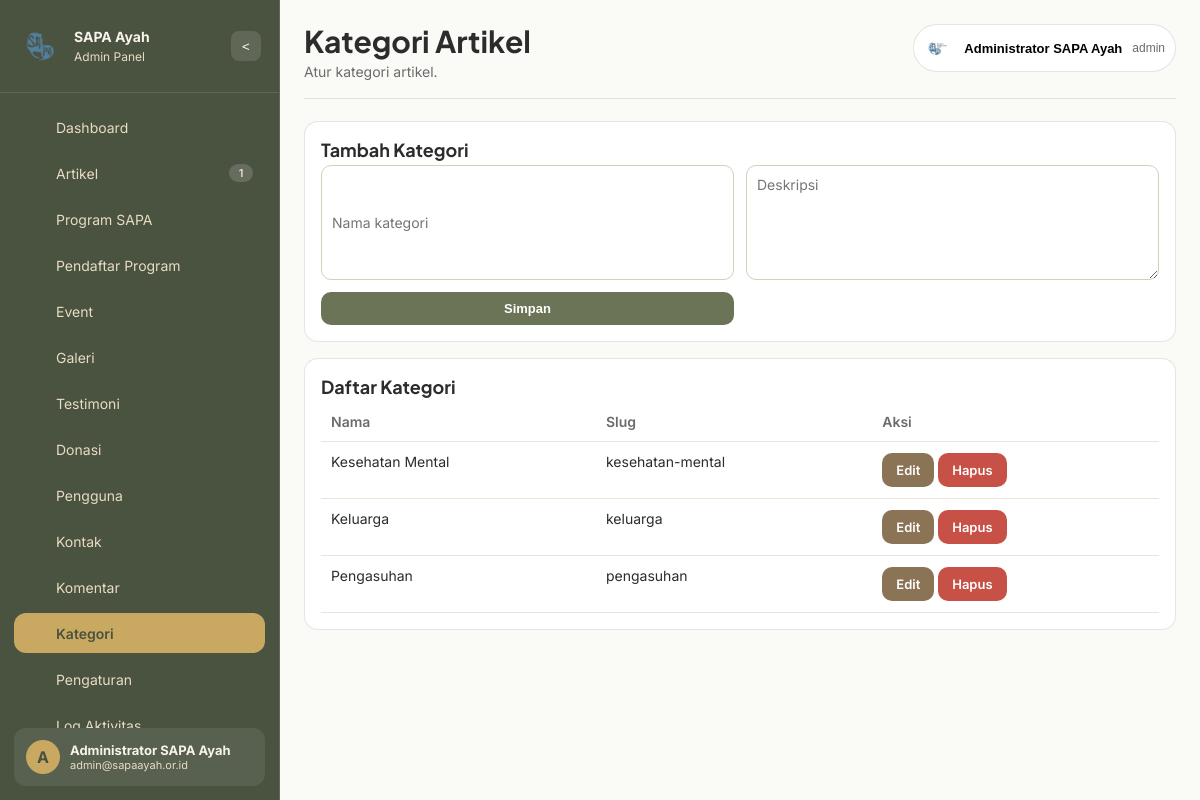
/admin/index.php?page=categories (signed in), run on the app's committed database.
### tables this page shows
CREATE TABLE users (
    id BIGINT UNSIGNED AUTO_INCREMENT PRIMARY KEY,
    role_id INT UNSIGNED NOT NULL,
    full_name VARCHAR(150) NOT NULL,
    username VARCHAR(100) NOT NULL UNIQUE,
    email VARCHAR(150) NOT NULL UNIQUE,
    password VARCHAR(255) NOT NULL,
    phone VARCHAR(30) DEFAULT NULL,
    gender ENUM('male','female') DEFAULT NULL,
    birth_place VARCHAR(100) DEFAULT NULL,
    birth_date DATE DEFAULT NULL,
    address TEXT DEFAULT NULL,
    profile_photo VARCHAR(255) DEFAULT NULL,
    bio TEXT DEFAULT NULL,
    status ENUM('active','inactive','blocked') NOT NULL DEFAULT 'active',
    last_login_at DATETIME DEFAULT NULL,
    registered_at DATETIME DEFAULT CURRENT_TIMESTAMP,
    created_at DATETIME DEFAULT CURRENT_TIMESTAMP,
    updated_at DATETIME DEFAULT CURRENT_TIMESTAMP ON UPDATE CURRENT_TIMESTAMP,
    CONSTRAINT fk_users_role FOREIGN KEY (role_id) REFERENCES roles(id)
);

CREATE TABLE roles (
    id INT UNSIGNED AUTO_INCREMENT PRIMARY KEY,
    name VARCHAR(50) NOT NULL UNIQUE,
    description VARCHAR(255) DEFAULT NULL,
    created_at DATETIME DEFAULT CURRENT_TIMESTAMP,
    updated_at DATETIME DEFAULT CURRENT_TIMESTAMP ON UPDATE CURRENT_TIMESTAMP
);

CREATE TABLE categories (
    id BIGINT UNSIGNED AUTO_INCREMENT PRIMARY KEY,
    name VARCHAR(120) NOT NULL,
    slug VARCHAR(150) NOT NULL UNIQUE,
    description TEXT DEFAULT NULL,
    created_at DATETIME DEFAULT CURRENT_TIMESTAMP,
    updated_at DATETIME DEFAULT CURRENT_TIMESTAMP ON UPDATE CURRENT_TIMESTAMP
);

### admin/index.php (called while the page is built, shortened)
<?php
$page = clean_input($_GET['page'] ?? 'dashboard');
$file = __DIR__ . '/../modules/admin/' . $page . '.php';
include $file;

### config/database.php (called while the page is built)
<?php
return [
    'host' => '127.0.0.1',
    'port' => 3306,
    'dbname' => 'sapa_ayah_cms',
    'username' => 'root',
    'password' => '',
    'charset' => 'utf8mb4'
];

### includes/helpers.php (called while the page is built, shortened)
<?php
function app_config(?string $key = null, $default = null)
{
    static $config = null;
    if ($config === null) {
        $config = require __DIR__ . '/../config/app.php';
    }
    return $config[$key] ?? $default;
}
function db_config(?string $key = null, $default = null)
{
    static $config = null;
    if ($config === null) {
        $config = require __DIR__ . '/../config/database.php';
    }
    return $config[$key] ?? $default;
}
function base_url(string $path = ''): string
{
    $root = rtrim(app_config('app_url', ''), '/');
    $path = ltrim($path, '/');
    return $path ? $root . '/' . $path : $root;
}
function e(?string $value): string
{
    return htmlspecialchars((string) $value, ENT_QUOTES, 'UTF-8');
}
function clean_input(?string $value): string
{
    return trim(strip_tags((string) $value));
}
function asset(string $path): string
{
    return base_url('assets/' . ltrim($path, '/'));
}

### includes/db.php (called while the page is built, shortened)
<?php
function db(): PDO
{
    static $pdo = null;
    if ($pdo === null) {
        $dsn = sprintf(
            'mysql:host=%s;port=%d;dbname=%s;charset=%s',
            db_config('host'),
            (int) db_config('port', 3306),
            db_config('dbname'),
            db_config('charset', 'utf8mb4')
        );
        $pdo = new PDO($dsn, db_config('username'), db_config('password'), [
            PDO::ATTR_ERRMODE => PDO::ERRMODE_EXCEPTION,
            PDO::ATTR_DEFAULT_FETCH_MODE => PDO::FETCH_ASSOC,
            PDO::ATTR_EMULATE_PREPARES => false,
        ]);
    }
    return $pdo;
}
function db_query(string $sql, array $params = []): PDOStatement
{
    $stmt = db()->prepare($sql);
    $stmt->execute($params);
    return $stmt;
}
function db_all(string $sql, array $params = []): array
{
    return db_query($sql, $params)->fetchAll();
}
function db_one(string $sql, array $params = []): ?array
{
    $data = db_query($sql, $params)->fetch();
    return $data ?: null;
}

### includes/auth.php (called while the page is built, shortened)
<?php
function user_by_id(int $id): ?array
{
    return db_one('SELECT u.*, r.name AS role_name FROM users u JOIN roles r ON r.id = u.role_id WHERE u.id = :id LIMIT 1', ['id' => $id]);
}
function is_logged_in(): bool
{
    return !empty($_SESSION['auth']['id']);
}
function auth_user(): ?array
{
    return user_by_id((int) $_SESSION['auth']['id']);
}
function has_role(string $roleName): bool
{
    return strtolower($_SESSION['auth']['role_name'] ?? '') === strtolower($roleName);
}

### includes/security.php (called while the page is built, shortened)
<?php
function urlsafe_b64encode(string $data): string
{
    return rtrim(strtr(base64_encode($data), '+/', '-_'), '=');
}
function encrypt_param(string $plain): string
{
    $cipher = app_config('encryption_cipher');
    $key = hash('sha256', app_config('encryption_key'), true);
    $iv = substr(hash('sha256', app_config('encryption_iv'), true), 0, openssl_cipher_iv_length($cipher));
    $encrypted = openssl_encrypt($plain, $cipher, $key, OPENSSL_RAW_DATA, $iv);
    return urlsafe_b64encode($encrypted ?: '');
}
function encrypt_id(int $id): string
{
    return encrypt_param((string) $id);
}
function decrypt_id(?string $value): ?int
{
    if (!$value) {
        return null;
    }
    $decrypted = decrypt_param($value);
    return (int) $decrypted;
}

### includes/csrf.php (called while the page is built, shortened)
<?php
function csrf_token(): string
{
    return $_SESSION['csrf_token'];
}

### modules/admin/categories.php (the view, shortened to what this page needs)
<?php
$pageHeading = 'Kategori Artikel';
$refId = decrypt_id($_GET['ref'] ?? '');
$edit = $refId ? db_one('SELECT * FROM categories WHERE id = :id LIMIT 1', ['id' => $refId]) : null;
$rows = db_all('SELECT * FROM categories ORDER BY id DESC');
include __DIR__ . '/../../admin/partials/header.php';
?>
<section class="panel">
    <h3><?= $edit ? 'Edit Kategori' : 'Tambah Kategori' ?></h3>
    <form method="post">
        <div class="inline-form">
            <input type="text" name="name" value="<?= e($edit['name'] ?? '') ?>" placeholder="Nama kategori" required>
            <textarea name="description" placeholder="Deskripsi"><?= e($edit['description'] ?? '') ?></textarea>
            <button class="btn btn-primary" type="submit"><?= $edit ? 'Update' : 'Simpan' ?></button>
        </div>
    </form>
</section>
<section class="panel">
    <h3>Daftar Kategori</h3>
    <div class="table-wrap">
        <table>
            <thead><tr><th>Nama</th><th>Slug</th><th>Aksi</th></tr></thead>
            <tbody>
            <?php foreach ($rows as $row): ?>
                <tr>
                    <td><?= e($row['name']) ?></td>
                    <td><?= e($row['slug']) ?></td>
                    <td>
                        <a class="btn btn-secondary" href="<?= base_url('admin/index.php?page=categories&ref=' . urlencode(encrypt_id((int)$row['id']))) ?>">Edit</a>
                        <?php if (has_role('admin')): ?>
                            <a class="btn btn-danger" data-confirm="Hapus kategori ini?" href="<?= base_url('admin/index.php?page=categories&action=delete&csrf_token=' . urlencode(csrf_token()) . '&ref=' . urlencode(encrypt_id((int)$row['id']))) ?>">Hapus</a>
                        <?php endif; ?>
                    </td>
                </tr>
            <?php endforeach; ?>
            </tbody>
        </table>
    </div>
</section>
<?php include __DIR__ . '/../../admin/partials/footer.php'; ?>

### admin/partials/header.php (shortened to what this page needs)
<?php
$auth = auth_user();
$adminPage = clean_input($_GET['page'] ?? 'dashboard');
$adminAssetVersion = '20260515-5';
$adminCss = asset('css/admin.css');
if (strpos($adminCss, '?') === false) {
    $adminCss .= '?v=' . $adminAssetVersion;
} else {
    $adminCss .= '&v=' . $adminAssetVersion;
}
if (!function_exists('admin_menu_icon_svg')) {
    function admin_menu_icon_svg(string $key): string
    {
        $icons = [
            'dashboard' => '<svg viewBox="0 0 24 24" fill="none"><rect x="3" y="3" width="7" height="7" rx="1.5"/><rect x="14" y="3" width="7" height="4" rx="1.5"/><rect x="14" y="10" width="7" height="11" rx="1.5"/><rect x="3" y="13" width="7" height="8" rx="1.5"/></svg>',
            'articles' => '<svg viewBox="0 0 24 24" fill="none"><path d="M7 3h8l4 4v14H7z"/><path d="M15 3v4h4"/><path d="M10 12h6M10 16h6"/></svg>',
            'programs' => '<svg viewBox="0 0 24 24" fill="none"><path d="M12 3a4 4 0 0 1 4 4c0 2.2-1.8 4-4 4s-4-1.8-4-4a4 4 0 0 1 4-4Z"/><path d="M6.5 20a5.5 5.5 0 0 1 11 0"/></svg>',
            'program-registrations' => '<svg viewBox="0 0 24 24" fill="none"><path d="M8 4h8l2 2v14H6V6z"/><path d="M15 4v4h4"/><path d="M9 12h6M9 16h4"/></svg>',
            'events' => '<svg viewBox="0 0 24 24" fill="none"><rect x="4" y="5" width="16" height="15" rx="2"/><path d="M8 3v4M16 3v4M4 10h16"/></svg>',
            'galleries' => '<svg viewBox="0 0 24 24" fill="none"><rect x="4" y="5" width="16" height="14" rx="2"/><path d="m8 14 3-3 2 2 3-3 2 2"/><circle cx="9" cy="9" r="1.2"/></svg>',
            'testimonials' => '<svg viewBox="0 0 24 24" fill="none"><path d="M6 6h12a2 2 0 0 1 2 2v8a2 2 0 0 1-2 2H9l-5 3V8a2 2 0 0 1 2-2Z"/></svg>',
            'donations' => '<svg viewBox="0 0 24 24" fill="none"><rect x="4" y="8" width="16" height="12" rx="2"/><path d="M12 8V5m0 0-2 2m2-2 2 2"/><path d="M8 14h8"/></svg>',
            'users' => '<svg viewBox="0 0 24 24" fill="none"><path d="M12 3a4 4 0 1 1 0 8 4 4 0 0 1 0-8Z"/><path d="M5 20a7 7 0 0 1 14 0"/></svg>',
            'contacts' => '<svg viewBox="0 0 24 24" fill="none"><rect x="3" y="5" width="18" height="14" rx="2"/><path d="m4 7 8 6 8-6"/></svg>',
            'comments' => '<svg viewBox="0 0 24 24" fill="none"><path d="M4 6h16v10H8l-4 4z"/></svg>',
            'categories' => '<svg viewBox="0 0 24 24" fill="none"><path d="M3 7h8v8H3zM13 7h8v5h-8zM13 14h8v1"/></svg>',
            'settings' => '<svg viewBox="0 0 24 24" fill="none"><path d="M12 8.5a3.5 3.5 0 1 1 0 7 3.5 3.5 0 0 1 0-7Z"/><path d="m19.4 15 1.2 2-2 3.5-2.3-.3a7.7 7.7 0 0 1-1.7 1l-.7 2.2H10l-.7-2.2c-.6-.2-1.2-.5-1.8-1l-2.2.3-2-3.5 1.2-2a8.5 8.5 0 0 1 0-2l-1.2-2 2-3.5 2.2.3c.6-.4 1.2-.7 1.8-1L10 .6h4l.7 2.2c.6.2 1.1.5 1.7 1l2.3-.3 2 3.5-1.2 2a8.5 8.5 0 0 1 0 2Z"/></svg>',
            'logs' => '<svg viewBox="0 0 24 24" fill="none"><path d="M12 7v5l3 2"/><circle cx="12" cy="12" r="9"/></svg>',
        ];
        $svg = $icons[$key] ?? $icons['dashboard'];
        return str_replace('<svg ', '<svg class="menu-icon-svg" ', $svg);
    }
}
$menuItems = [
    ['key' => 'dashboard', 'label' => 'Dashboard', 'icon' => 'DB'],
    ['key' => 'articles', 'label' => 'Artikel', 'icon' => 'AR'],
    ['key' => 'programs', 'label' => 'Program SAPA', 'icon' => 'PR'],
    ['key' => 'program-registrations', 'label' => 'Pendaftar Program', 'icon' => 'PD'],
    ['key' => 'events', 'label' => 'Event', 'icon' => 'EV'],
    ['key' => 'galleries', 'label' => 'Galeri', 'icon' => 'GL'],
    ['key' => 'testimonials', 'label' => 'Testimoni', 'icon' => 'TS'],
    ['key' => 'donations', 'label' => 'Donasi', 'icon' => 'DN'],
    ['key' => 'users', 'label' => 'Pengguna', 'icon' => 'US'],
    ['key' => 'contacts', 'label' => 'Kontak', 'icon' => 'CT'],
    ['key' => 'comments', 'label' => 'Komentar', 'icon' => 'CM'],
    ['key' => 'categories', 'label' => 'Kategori', 'icon' => 'KG'],
    ['key' => 'settings', 'label' => 'Pengaturan', 'icon' => 'ST'],
    ['key' => 'logs', 'label' => 'Log Aktivitas', 'icon' => 'LG'],
];
$menuBadges = [
    'articles' => (int) (db_one('SELECT COUNT(*) total FROM articles WHERE status = "published"')['total'] ?? 0),
    'events' => (int) (db_one('SELECT COUNT(*) total FROM events WHERE status = "upcoming"')['total'] ?? 0),
];
$pageDescriptions = [
    'dashboard' => 'Selamat datang kembali. Berikut ringkasan aktivitas hari ini.',
    'articles' => 'Kelola konten artikel dan publikasi yayasan.',
    'programs' => 'Atur program unggulan SAPA Ayah.',
    'program-registrations' => 'Pantau peserta yang mendaftar program.',
    'events' => 'Kelola jadwal event dan dokumentasi kegiatan.',
    'galleries' => 'Atur media foto dan video dokumentasi.',
    'testimonials' => 'Kelola testimoni peserta dan mitra.',
    'donations' => 'Verifikasi serta monitor data donasi.',
    'users' => 'Kelola akun pengguna dan hak akses.',
    'contacts' => 'Lihat pesan yang masuk dari formulir kontak.',
    'comments' => 'Moderasi komentar artikel.',
    'categories' => 'Atur kategori artikel.',
    'settings' => 'Konfigurasi identitas dan informasi website.',
    'logs' => 'Audit trail aktivitas sistem.',
    'profile' => 'Perbarui informasi akun Anda.',
];
?>
<!doctype html>
<html lang="id">
<head>
    <link rel="stylesheet" href="<?= e($adminCss) ?>">
</head>
<body>
<div class="admin-shell">
    <aside class="sidebar" data-sidebar>
        <div class="brand-admin">
            <div class="brand-badge" aria-hidden="true"><img src="<?= asset('images/logo-sapa-mark.png?v=20260515-2') ?>" alt=""></div>
            <div class="brand-text">
                <strong>SAPA Ayah</strong>
                <small>Admin Panel</small>
            </div>
            <button class="sidebar-collapse" type="button" data-sidebar-collapse aria-label="Collapse Sidebar">&lt;</button>
        </div>
        <nav class="nav-admin">
            <?php foreach ($menuItems as $item): ?>
                <a class="<?= $adminPage === $item['key'] ? 'active' : '' ?>" href="<?= base_url('admin/index.php?page=' . $item['key']) ?>">
                    <span class="nav-icon" aria-hidden="true"><?= admin_menu_icon_svg($item['key']) ?></span>
                    <span class="nav-label"><?= e($item['label']) ?></span>
                    <?php if (!empty($menuBadges[$item['key']])): ?>
                        <span class="nav-badge"><?= e((string) $menuBadges[$item['key']]) ?></span>
                    <?php endif; ?>
                </a>
            <?php endforeach; ?>
        </nav>
        <div class="sidebar-user">
            <div class="avatar-mini"><?= e(strtoupper(substr($auth['full_name'] ?? 'A', 0, 1))) ?></div>
            <div class="sidebar-user-text">
                <strong><?= e($auth['full_name']) ?></strong>
                <small><?= e($auth['email']) ?></small>
            </div>
        </div>
    </aside>
    <div class="main-panel">
        <div class="topbar">
            <div class="topbar-title">
                <h1><?= e($pageHeading ?? 'Dashboard Admin') ?></h1>
                <small><?= e($pageDescriptions[$adminPage] ?? 'Kelola konten dan data Yayasan SAPA Ayah.') ?></small>
            </div>
            <div class="profile-menu" data-profile-menu>
                <button class="user-chip" type="button" data-profile-btn>
                    <img src="<?= $auth['profile_photo'] ? upload_url($auth['profile_photo']) : asset('images/logo-sapa.jpg') ?>" alt="Profile">
                    <span><?= e($auth['full_name']) ?></span>
                <small><?= e($auth['role_name'] ?? 'user') ?></small>
            </button>
            </div>
        </div>

### data on the page
users: full_name "A", full_name "Administrator SAPA Ayah", email "admin@sapaayah.or.id", role.name "admin"
categories: name "Kesehatan Mental", slug "kesehatan-mental"
categories: name "Keluarga", slug "keluarga"
categories: name "Pengasuhan", slug "pengasuhan"

### other printed values
$item['label'] "Dashboard"
$item['label'] "Artikel"
$menuBadges[$item['key']] "1"
$item['label'] "Program SAPA"
$item['label'] "Pendaftar Program"
$item['label'] "Event"
$item['label'] "Galeri"
$item['label'] "Testimoni"
$item['label'] "Donasi"
$item['label'] "Pengguna"
$item['label'] "Kontak"
$item['label'] "Komentar"
$item['label'] "Kategori"
$item['label'] "Pengaturan"
$pageHeading "Kategori Artikel"
